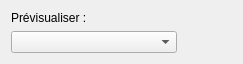
<?xml version="1.0" encoding="UTF-8"?>
<ui version="4.0">
 <class>TransSecteurChooserFactory</class>
 <widget class="QWidget" name="TransSecteurChooserFactory">
  <property name="geometry">
   <rect>
    <x>0</x>
    <y>0</y>
    <width>243</width>
    <height>63</height>
   </rect>
  </property>
  <property name="sizePolicy">
   <sizepolicy hsizetype="Preferred" vsizetype="Preferred">
    <horstretch>0</horstretch>
    <verstretch>0</verstretch>
   </sizepolicy>
  </property>
  <property name="windowTitle">
   <string>Form</string>
  </property>
  <layout class="QVBoxLayout" name="verticalLayout" stretch="3,1">
   <item>
    <widget class="QLabel" name="label">
     <property name="text">
      <string>Prévisualiser :</string>
     </property>
    </widget>
   </item>
   <item>
    <layout class="QHBoxLayout" name="horizontalLayout" stretch="3,1">
     <item>
      <widget class="QComboBox" name="comboBox"/>
     </item>
     <item>
      <spacer name="horizontalSpacer">
       <property name="orientation">
        <enum>Qt::Horizontal</enum>
       </property>
       <property name="sizeHint" stdset="0">
        <size>
         <width>40</width>
         <height>20</height>
        </size>
       </property>
      </spacer>
     </item>
    </layout>
   </item>
  </layout>
 </widget>
 <resources/>
 <connections/>
</ui>
